Frame 1 (no input): blank canvas, image omitted
Frame 60 (no input): blank canvas, image omitted
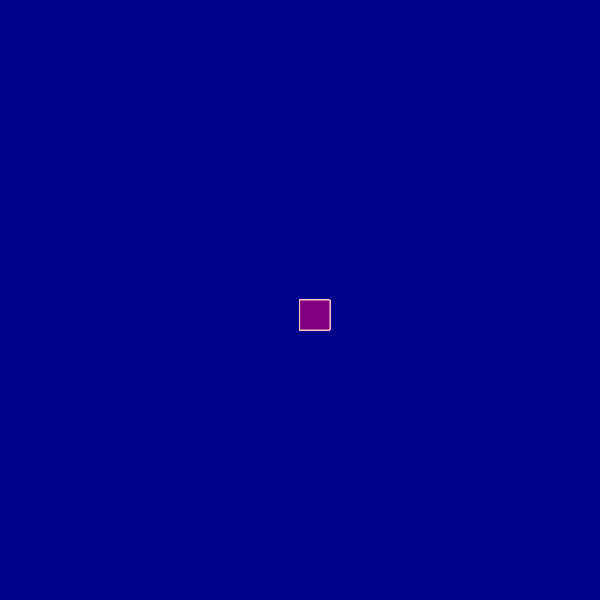
Frame 120 (the mouse pressed at the canvas centre since frame 60)

The p5.js sketch whose frames 1 and 60 were blank and that drew this single picture after the mouse press (run headless with seeded random() and noise() and a simulated clock; from frame 60 on, the mouse is pressed at the canvas centre):

// p5.js sketch
// ── sketch.js
function setup() {
    createCanvas(600, 600);
    background("darkblue");
  }
  
  
  function draw() {
    
    stroke ("pink");
    fill ("purple");
   
    
    // console.log(mouseIsPressed);
    
    if (mouseIsPressed){
      rect(mouseX, mouseY, 30, 30);
    }
  }
